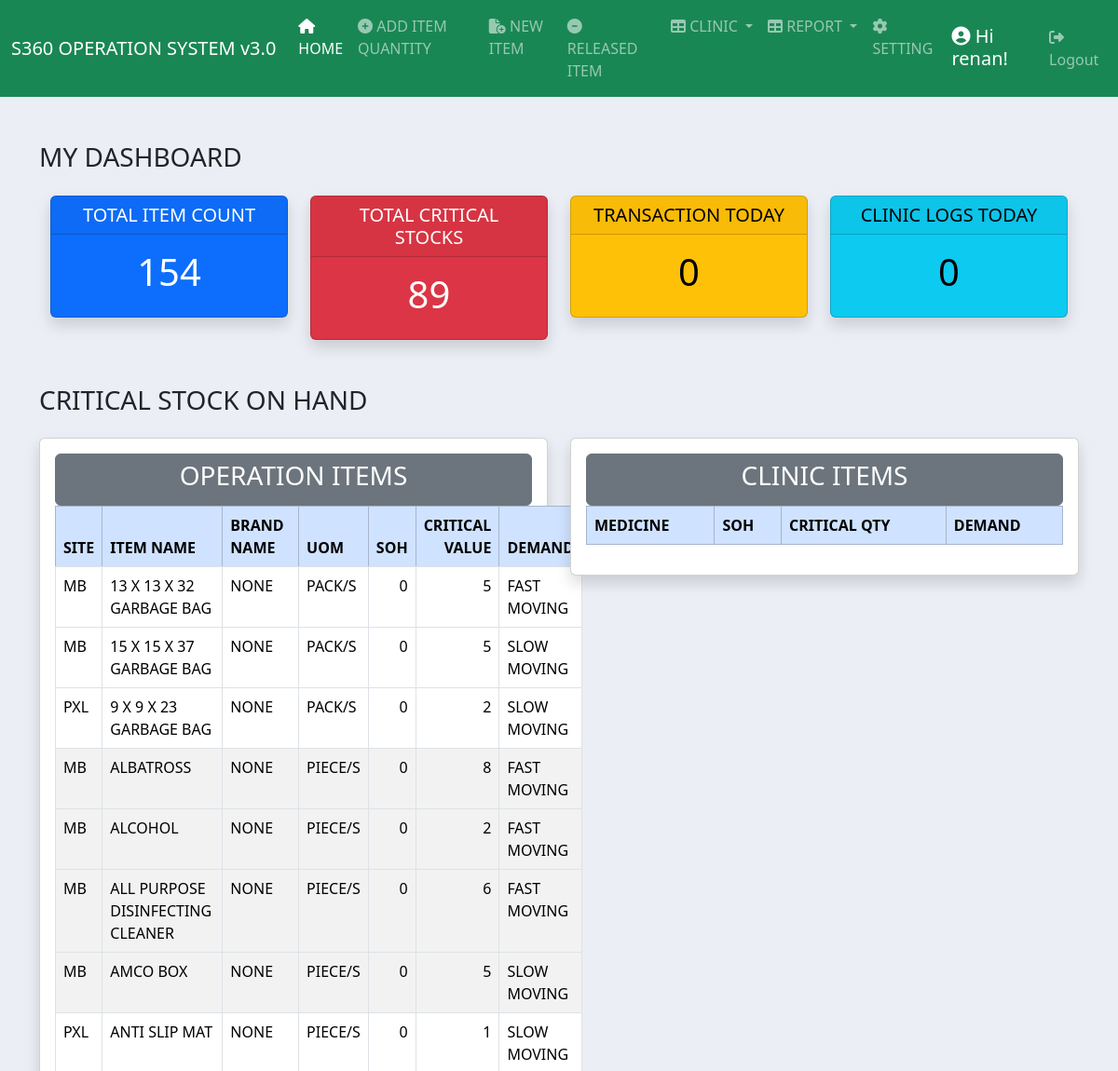
Page /dashboard/ (signed in, upper part) on the earlier database version.
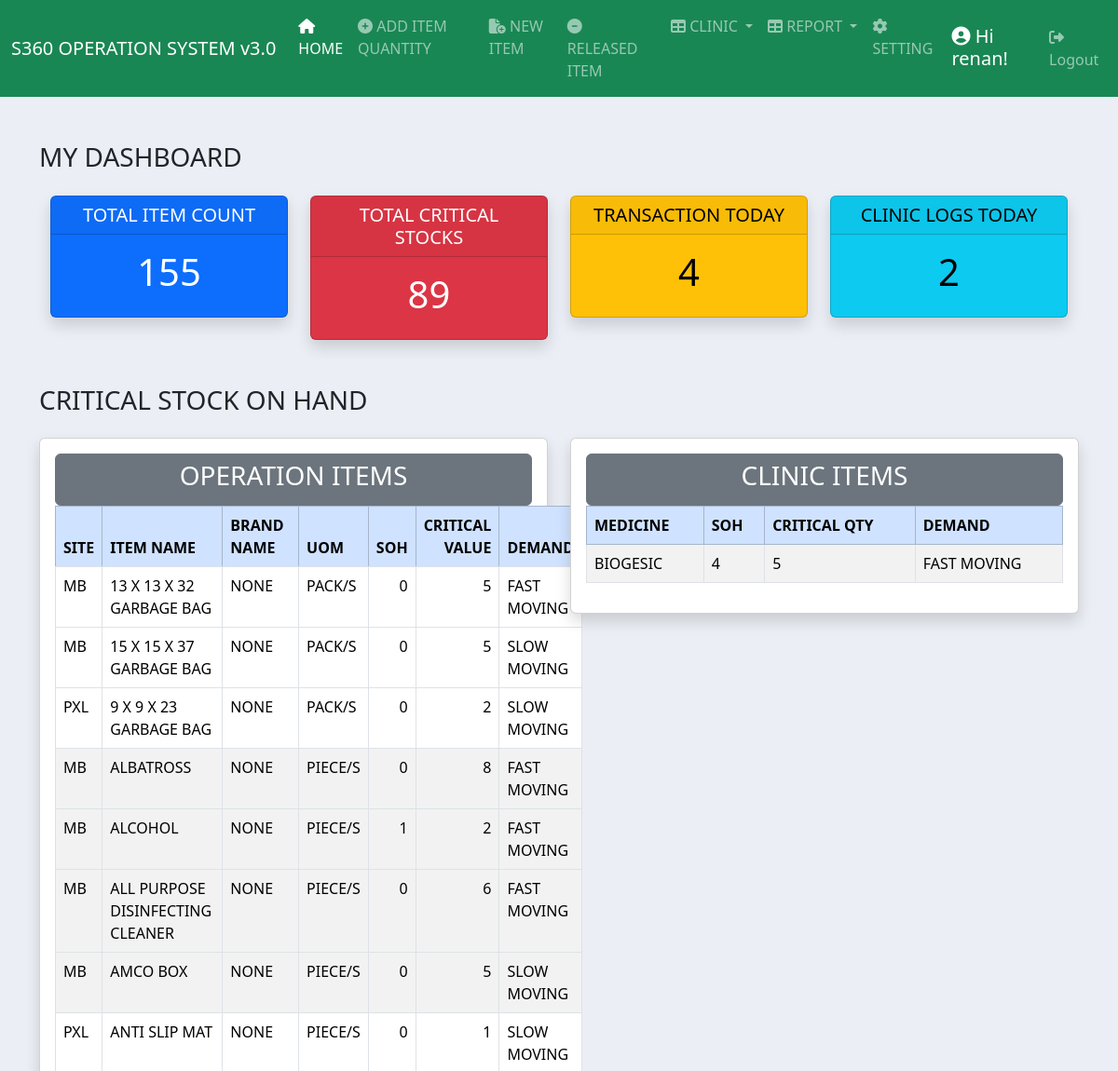
Same page on the later database version.
### inventory/models.py (models this page shows, shortened)
class ItemBase(models.Model):
    item_name = models.CharField(max_length=200, null=True)
    brand_name = models.CharField(max_length=200, null=True)
    soh = models.IntegerField(null=True)
    item_code = models.CharField(max_length=200, null=True, blank=True)
    date_added = models.DateTimeField(auto_now_add=True)
    remarks = models.CharField(max_length=50, null=True)
    uom = models.ForeignKey(UOM, on_delete=models.CASCADE, null=True)
    critical_value = models.IntegerField(null=True, blank=True)
    site = models.ForeignKey(Site, on_delete=models.CASCADE)
    demand_item = models.ForeignKey(DemandItems, on_delete=models.CASCADE)
    division = models.ForeignKey(Division, on_delete=models.CASCADE, null=True)
    class Meta:
        ordering = ["item_name"]

class Site(models.Model):
    site = models.CharField(max_length=200)
    class Meta:
        ordering = ["site"]
    def __str__(self):
        return self.site

class UOM(models.Model):
    uom = models.CharField(max_length=100)
    def __str__(self):
        return self.uom
    class Meta:
        ordering = ["uom"]

class DemandItems(models.Model):
    demand_item = models.CharField(max_length=30)
    def __str__(self):
        return self.demand_item
    class Meta:
        ordering = ["demand_item"]

### clinic/models.py (models this page shows, shortened)
class Medicine(models.Model):
    medicine = models.CharField(max_length=200)
    quantity = models.IntegerField()
    clinic_date_added = models.DateTimeField(auto_now_add=True, null=True)
    critical = models.IntegerField(null=True)
    demand = models.ForeignKey(Demand, on_delete=models.CASCADE, null=True, blank=True)
    class Meta:
        ordering = ["medicine"]

class Demand(models.Model):
    demand = models.CharField(max_length=30)
    def __str__(self):
        return self.demand
    class Meta:
        ordering = ["demand"]

### dashboard/views.py (the view)
# urls.py: path('', views.dashboard_view, name='dashboard'),
@login_required
def dashboard_view(request):
    itembase = ItemBase.objects.all()
    item = Item.objects.all()
    clinic = Clinic_Record.objects.all()
    medicine = Medicine.objects.all()
    item_count = itembase.count()
    critical_count = 0
    critical_list = []
    for critical in itembase:
        if critical.critical_value != 0:
            if critical.critical_value is not None:
                if critical.soh <= critical.critical_value:
                    critical_count += 1
                    critical_list.append(critical.id)
                    print(f"critical database = {critical.soh}")
                    print(f"critical assign = {critical.critical_value}")
            else:
                if critical.soh <= none_value:
                    critical_count += 1
                    critical_list.append(critical.id)
    print(critical_count)
    transaction_count = 0
    for transaction_date in item:
        if transaction_date.date_added.date() == datetime.datetime.now().date():
            transaction_count += 1
    unique_users = set()  # A set to store unique user IDs
    for clinic_date in clinic:
        if clinic_date.date_added.date() == datetime.datetime.now().date():
            unique_users.add(clinic_date.employee_id)
    clinic_log_count = len(unique_users)  # Count the unique users
    context = {
        'item_count': item_count,
        'critical_count': critical_count,
        'none_value': none_value,
        'itembase': itembase,
        'transaction_count': transaction_count,
        'clinic_log_count': clinic_log_count,
        'medicine': medicine
    }
    return render(request, 'dashboard/dashboard_template.html', context)

### clinic/templatetags/custom_tags.py (called while the page is built)
@register.filter(name='has_group')
def has_group(user, group_name):
    return user.groups.filter(name=group_name).exists()

### dashboard/templates/dashboard/dashboard_template.html (shortened to what this page needs)
{% extends 'base.html'  %}
{% block content %}
<div class="container">
<div class="dasboard-title mt-5 pb-3">
    <h3>MY DASHBOARD  </h3>
</div>
<div class="container text-center">
    <div class="row">
      <div class="col-3">
        <div class="card text-bg-primary mb-3 shadow fade show">
            <h5 class="card-header">TOTAL ITEM COUNT</h5>
            <div class="card-body">
              <h1 class="card-title">{{ item_count }}</h1>
            </div>
          </div>
      </div>
      <div class="col-3">
        <div class="card text-bg-danger shadow fade show">
            <h5 class="card-header ">TOTAL CRITICAL STOCKS</h5>
            <div class="card-body">
                <h1 class="card-title">{{ critical_count }}</h1>
            </div>
          </div>
      </div>
      <div class="col-3">
        <div class="card text-bg-warning mb-3 shadow fade show ">
            <h5 class="card-header">TRANSACTION TODAY</h5>
            <div class="card-body">
                <h1 class="card-title">{{ transaction_count }}</h1>
            </div>
          </div>
      </div>
      <div class="col-3">
        <div class="card text-bg-info mb-3 shadow fade show ">
            <h5 class="card-header">CLINIC LOGS TODAY</h5>
            <div class="card-body">
                <h1 class="card-title">{{ clinic_log_count }}</h1>
            </div>
          </div>
      </div>
    </div>
</div>
<div class="dasboard-title mt-5 pb-3">
    <h3>CRITICAL STOCK ON HAND </h3>
</div>
<div class="row">
    <div class="col-6">
          <div class="card card-body shadow fade show">
            <div class="btn btn-secondary">
              <h3>OPERATION ITEMS</h3>
            </div>
            <table class="table table-bordered table-hover table-striped">
                  <thead class="table-primary">
                    <tr>
                      <th scope="col">SITE</th>
                      <th scope="col">ITEM NAME</th>
                      <th scope="col">BRAND NAME</th>
                      <th scope="col">UOM</th>
                      <th scope="col" class="text-right">SOH</th>
                      <th scope="col" class="text-right">CRITICAL VALUE</th>
                      <th scope="col">DEMAND</th>
                    </tr>
                  </thead>
                  <tbody>
                    {% for item in itembase %}
                    <tr>
                      {% if item.critical_value != 0 %}
                        {% if item.critical_value > 0 %}
                          {% if item.soh <= item.critical_value %}
                            <td>{{ item.site }}</td>
                            <td>{{ item.item_name }}</td>
                            <td>{{ item.brand_name }}</td>
                            <td>{{ item.uom }}</td>
                            <td class="item_soh text-right">{{ item.soh }}</td>
                            <td class="text-right">{{ item.critical_value }}</td>
                            <td>{{ item.demand_item }}</td>
                          {% endif %}
                        {% endif %}
                      {% endif %}
                    </tr>
                    {% endfor %}
                  </tbody>
                </table>
          </div>
    </div>
    <div class="col-6">
      <div class="card card-body shadow fade show">
        <div class="btn btn-secondary">
          <h3>CLINIC ITEMS</h3>
        </div>
        <table class="table table-bordered table-hover table-striped">
              <thead class="table-primary">
                <tr>
                  <th scope="col">MEDICINE</th>
                  <th scope="col">SOH</th>
                  <th scope="col">CRITICAL QTY</th>
                  <th scope="col">DEMAND</th>
                </tr>
              </thead>
              <tbody>
                {% for item in medicine %}
                <tr>
                    {% if item.critical > 0 %}
                      {% if item.quantity <= item.critical %}
                        <td>{{ item.medicine }}</td>
                        <td>{{ item.quantity }}</td>
                        <td>{{ item.critical }}</td>
                        <td>{{ item.demand }}</td>
                      {% endif %}
                    {% endif %}
                </tr>
                {% endfor %}
              </tbody>
            </table>
      </div>
    </div>
</div>
</div>
{% endblock content %}

### templates/base.html (shortened to what this page needs)
<!doctype html>
{% load static %}
<html lang="en">
  <head>
    <link href="https://cdn.jsdelivr.net/npm/bootstrap@5.3.3/dist/css/bootstrap.min.css" rel="stylesheet">
    <link href="{% static 'mystyle.css' %}" rel="stylesheet">
    <link href="https://cdn.jsdelivr.net/npm/select2@4.1.0-rc.0/dist/css/select2.min.css" rel="stylesheet" />
  </head>
  <body>
    {% include 'navbar.html' %}
    <div class="container-fluid">
      {% block content %}
      {% endblock content %}
    </div>
    <link rel="stylesheet" href="https://cdnjs.cloudflare.com/ajax/libs/font-awesome/6.5.2/css/all.min.css" />
  </body>
</html>

### templates/navbar.html (shortened to what this page needs)
{% load custom_tags %}
<nav class="navbar navbar-expand-lg navbar-dark bg-success">
    <div class="container-fluid">
      <a class="navbar-brand" href="">S360 OPERATION SYSTEM v3.0</a>
      {% if request.user.is_staff and request.user.is_superuser %}
      <div class="collapse navbar-collapse" id="navbarSupportedContent">
        <ul class="navbar-nav me-auto mb-2 mb-lg-0">
      {% if request.user|has_group:"OPERATION" or request.user|has_group:"ADMIN" %}
          <li class="nav-item">
            <a class="nav-link" aria-current="page" href="{% url 'dashboard' %}"><i class="fa-solid fa-house"></i> HOME</a>
          </li>
          <li class="nav-item">
            <a class="nav-link" href="{% url 'add_item' %}" ><i class="fa-solid fa-circle-plus"></i> ADD ITEM QUANTITY</a>
          </li>
          <li class="nav-item">
            <a class="nav-link" href="{% url 'new_item' %}" ><i class="fa-solid fa-file-circle-plus"></i> NEW ITEM</a>
          </li>
          <li class="nav-item">
            <a class="nav-link" href="{% url 'get_item' %}" ><i class="fa-solid fa-circle-minus"></i> RELEASED ITEM</a>
          </li>
      {% endif %}
      {% if request.user|has_group:"CLINIC" or request.user|has_group:"ADMIN" %}
          <li class="nav-item dropdown">
            <a class="nav-link dropdown-toggle" href="#" role="button" data-bs-toggle="dropdown" aria-expanded="false">
              <i class="fa-solid fa-table"></i>  CLINIC
            </a>
          </li>
      {% endif %}
      {% if request.user|has_group:"OPERATION" or request.user|has_group:"ADMIN" or request.user|has_group:"CLINIC" %}
          <li class="nav-item dropdown">
            <a class="nav-link dropdown-toggle" href="#" role="button" data-bs-toggle="dropdown" aria-expanded="false">
              <i class="fa-solid fa-table"></i>  REPORT
            </a>
      {% endif %}
          </li>
      {% if request.user|has_group:"ADMIN" %}
          <li class="nav-item">
            <a class="nav-link" href="/admin" ><i class="fa-solid fa-gear"></i> SETTING</a>
          </li>
        </ul>
      {% endif %}
        <ul class="navbar-nav ml-auto">
      {% if user.is_authenticated %}
        <h5 id="hi-name"><i class="fa-solid fa-circle-user"></i> Hi {{ user.username }}!</h5>
          <li class="nav-item">
            <a class="nav-link" href="{% url 'user-logout' %}" ><i class="fa-solid fa-right-from-bracket"></i> Logout</a>
          </li>
      {% endif %}
      {% endif %}
      </div>
    </div>
  </nav>

### static/mystyle.css (style rules this page uses)
#hi-name { color: white; padding-top: 7px; padding-left: 12px; padding-right: 10px; }
body { background-color: #ebeff5; }
.text-right { text-align: right }
.text-center { text-align: center }

Differences in the rows shown:
changed ItemBase "ALCOHOL": soh "0" → "1"
added Medicine: medicine "BIOGESIC", quantity "4", critical "5", demand "FAST MOVING"
Other differences:
{{ item_count }}: "154" → "155"
{{ transaction_count }}: "0" → "4"
{{ clinic_log_count }}: "0" → "2"
